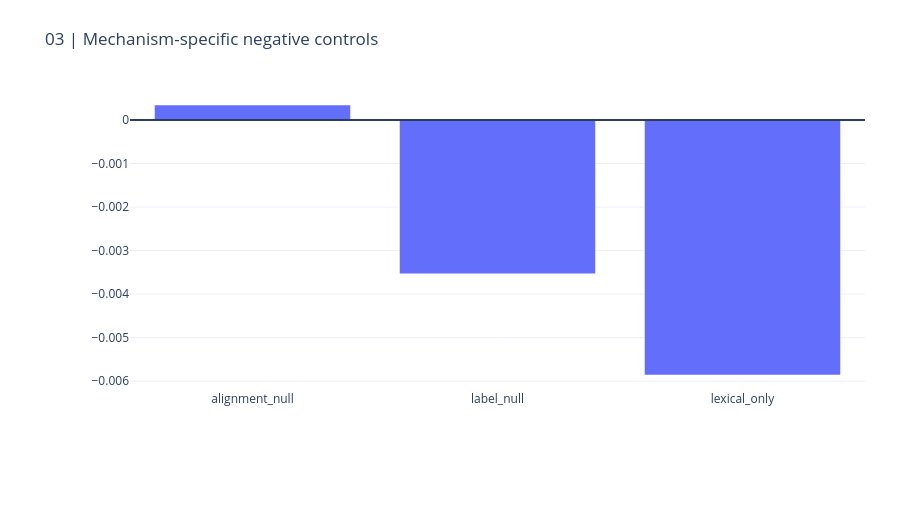
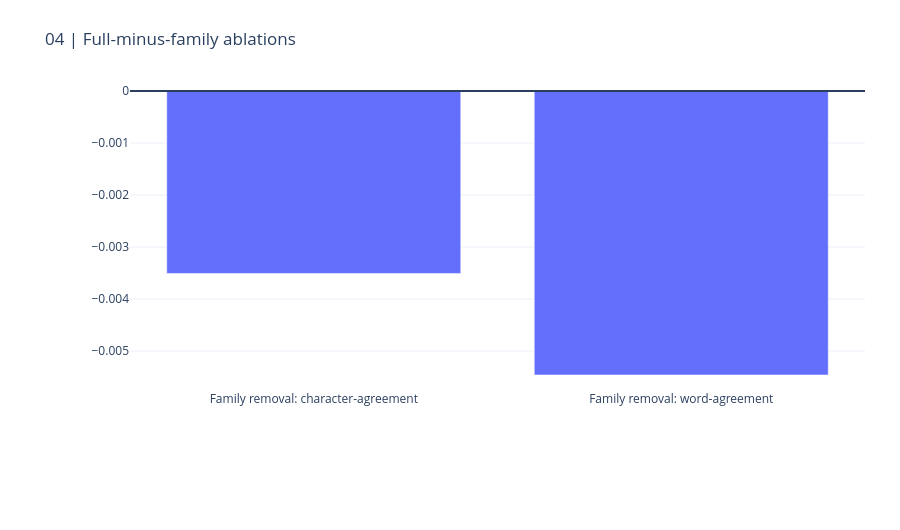

Notebook code for these charts, in order:
### Markdown cell above
## 3. Mechanism-specific controls

alignment_null; label_null; lexical_only. Controls diagnose attribution; no secondary winner may silently replace the primary.

### Code cell
CHARTS[2].show(renderer="plotly_mimetype")
CHARTS[3].show(renderer="plotly_mimetype")

### Figure 1 — Plotly figure (JSON) as saved in the notebook; plotly's stock layout.template omitted (floating-point values rounded to 4 significant figures)
{"data": [{"type": "bar", "x": ["alignment_null", "label_null", "lexical_only"], "y": [0.0003443, -0.003534, -0.005859]}], "layout": {"height": 530, "margin": {"b": 140, "l": 130, "r": 35, "t": 90}, "shapes": [{"type": "line", "x0": 0, "x1": 1, "xref": "x domain", "y0": 0, "y1": 0, "yref": "y"}], "title": {"text": "03 | Mechanism-specific negative controls"}, "xaxis": {"automargin": true}, "yaxis": {"automargin": true}}}

### Figure 2 — Plotly figure (JSON) as saved in the notebook; plotly's stock layout.template omitted (floating-point values rounded to 4 significant figures)
{"data": [{"type": "bar", "x": ["Family removal: character-agreement", "Family removal: word-agreement"], "y": [-0.003508, -0.005461]}], "layout": {"height": 530, "margin": {"b": 140, "l": 130, "r": 35, "t": 90}, "shapes": [{"type": "line", "x0": 0, "x1": 1, "xref": "x domain", "y0": 0, "y1": 0, "yref": "y"}], "title": {"text": "04 | Full-minus-family ablations"}, "xaxis": {"automargin": true}, "yaxis": {"automargin": true}}}
